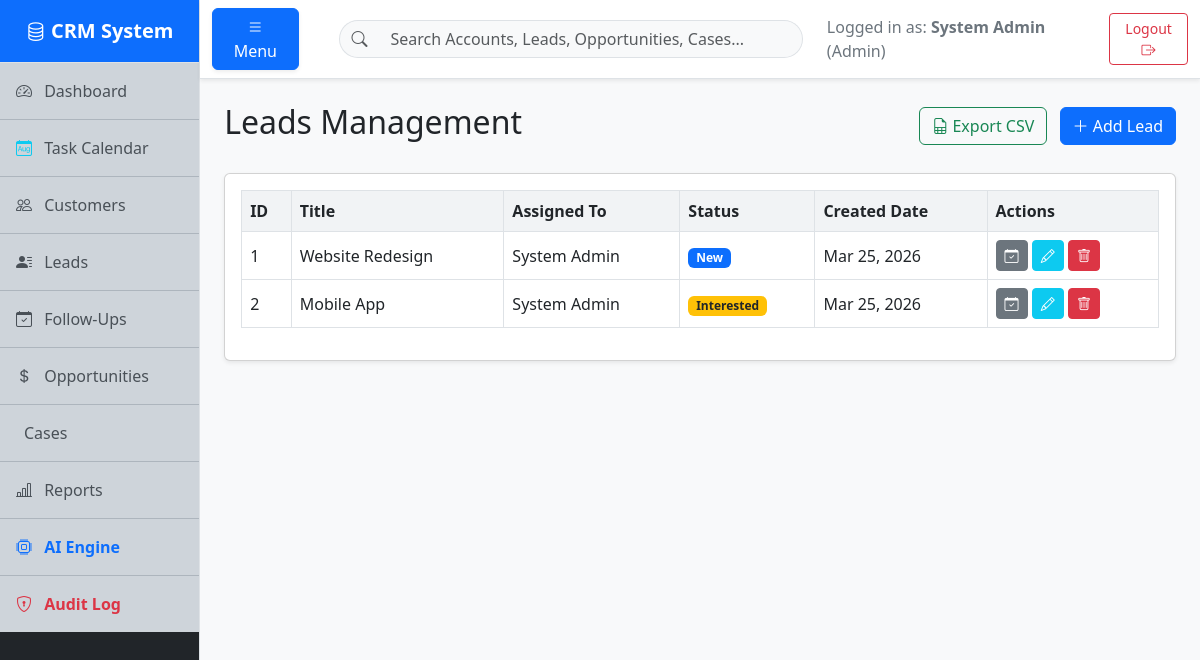
The page /pages/leads.php (signed in) on the database its author committed.
### tables this page shows
CREATE TABLE IF NOT EXISTS Leads (
    id INT AUTO_INCREMENT PRIMARY KEY,
    title VARCHAR(150) NOT NULL,
    description TEXT,
    user_id INT,
    status ENUM('New', 'Contacted', 'Interested', 'Converted', 'Closed') DEFAULT 'New',
    created_at TIMESTAMP DEFAULT CURRENT_TIMESTAMP,
    FOREIGN KEY (user_id) REFERENCES Users(id) ON DELETE SET NULL
);

CREATE TABLE IF NOT EXISTS Users (
    id INT AUTO_INCREMENT PRIMARY KEY,
    name VARCHAR(100) NOT NULL,
    email VARCHAR(100) NOT NULL UNIQUE,
    password VARCHAR(255) NOT NULL,
    role ENUM('Admin', 'Employee') DEFAULT 'Employee',
    created_at TIMESTAMP DEFAULT CURRENT_TIMESTAMP
);

### pages/leads.php (the view, shortened to what this page needs)
<?php
require '../config/db.php';
include '../includes/header.php';
try {
    $stmt = $pdo->query("SELECT l.*, u.name as assigned_to FROM Leads l LEFT JOIN Users u ON l.user_id = u.id ORDER BY l.created_at DESC");
    $leads = $stmt->fetchAll();
} catch(PDOException $e) {
    echo "<div class='alert alert-danger'>Error: " . $e->getMessage() . "</div>";
    $leads = [];
}
?>
<div class="d-flex justify-content-between align-items-center mb-4">
    <h2>Leads Management</h2>
    <div>
        <a href="export.php?type=leads" class="btn btn-outline-success me-2"><i class="bi bi-file-earmark-spreadsheet"></i> Export CSV</a>
        <a href="lead_add.php" class="btn btn-primary"><i class="bi bi-plus-lg"></i> Add Lead</a>
    </div>
</div>
<div class="card shadow-sm mb-4">
    <div class="card-body">
        <div class="table-responsive">
            <table class="table table-bordered table-hover align-middle">
                <thead>
                    <tr>
                        <th>ID</th>
                        <th>Title</th>
                        <th>Assigned To</th>
                        <th>Status</th>
                        <th>Created Date</th>
                        <th>Actions</th>
                    </tr>
                </thead>
                <tbody>
                    <?php if ($leads): ?>
                        <?php foreach($leads as $l): ?>
                        <tr>
                            <td><?= $l['id'] ?></td>
                            <td><?= htmlspecialchars($l['title']) ?></td>
                            <td><?= htmlspecialchars($l['assigned_to'] ?? 'Unassigned') ?></td>
                            <td>
                                <?php
                                $badge = 'secondary';
                                if($l['status'] == 'New') $badge = 'primary';
                                if($l['status'] == 'Interested') $badge = 'warning text-dark';
                                ?>
                                <span class="badge bg-<?= $badge ?>"><?= $l['status'] ?></span>
                            </td>
                            <td><?= date('M d, Y', strtotime($l['created_at'])) ?></td>
                            <td>
                                <a href="followups.php?lead_id=<?= $l['id'] ?>" class="btn btn-sm btn-secondary" title="Follow Ups"><i class="bi bi-calendar-check"></i></a>
                                <a href="lead_edit.php?id=<?= $l['id'] ?>" class="btn btn-sm btn-info text-white" title="Edit"><i class="bi bi-pencil"></i></a>
                                <?php if(isset($_SESSION['user_role']) && $_SESSION['user_role'] === 'Admin'): ?>
                                <a href="lead_delete.php?id=<?= $l['id'] ?>" class="btn btn-sm btn-danger" title="Delete" onclick="return confirm('Are you sure you want to delete this lead? Follow-ups will be deleted too.')"><i class="bi bi-trash"></i></a>
                                <?php endif; ?>
                            </td>
                        </tr>
                        <?php endforeach; ?>
                    <?php else: ?>
                        <tr><td colspan="6" class="text-center text-muted">No leads found.</td></tr>
                    <?php endif; ?>
                </tbody>
            </table>
        </div>
    </div>
</div>
<?php include '../includes/footer.php'; ?>

### css/style.css (style rules this page uses)
body { background-color: #f8f9fc; }
.table th { background-color: #f1f3f5; }

### rows shown on the page
leads: id "1", title "Website Redesign", user.name "System Admin", status "New", created_at "Mar 25, 2026"
leads: id "2", title "Mobile App", user.name "System Admin", status "Interested", created_at "Mar 25, 2026"

### other values the page prints
$_SESSION['user_name'] "System Admin"
$_SESSION['user_role'] "Admin"
